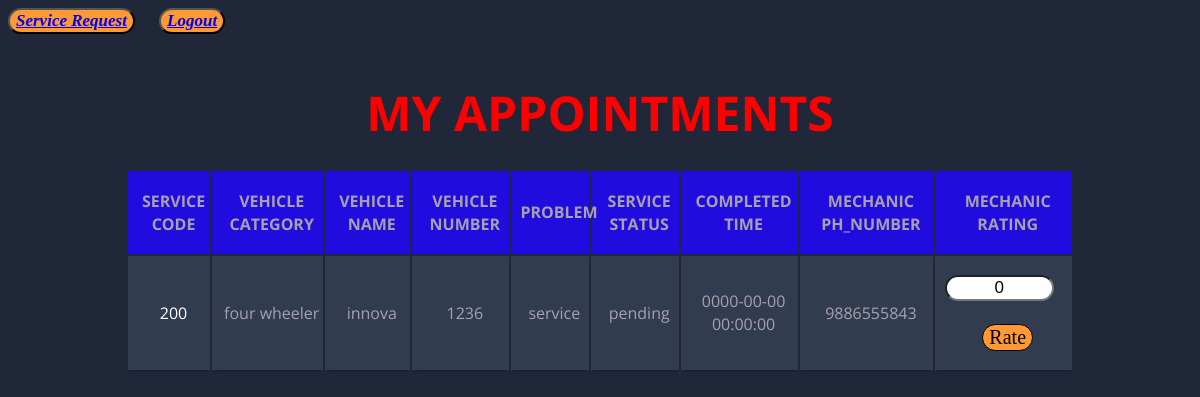
The app's page /cappointment.php (signed in) with its own data.
### tables this page shows
CREATE TABLE IF NOT EXISTS `mechanic_reg` (
  `mid` int(11) NOT NULL AUTO_INCREMENT,
  `mname` varchar(50) NOT NULL,
  `gender` varchar(10) NOT NULL,
  `mphone` varchar(15) NOT NULL,
  `memail` varchar(50) NOT NULL,
  `mpassword` varchar(50) NOT NULL,
  `shopaddress` varchar(50) NOT NULL,
  `maadhar` varchar(20) NOT NULL,
  `mpan` varchar(10) NOT NULL,
  `drivinglicence` varchar(20) NOT NULL,
  PRIMARY KEY (`memail`),
  KEY `mid` (`mid`)
);

CREATE TABLE IF NOT EXISTS `servicerequest` (
  `sid` int(11) NOT NULL AUTO_INCREMENT,
  `cid` int(11) NOT NULL,
  `vcategory` varchar(20) NOT NULL,
  `vname` varchar(15) NOT NULL,
  `vnumber` varchar(10) NOT NULL,
  `problem` varchar(100) NOT NULL,
  `mid` int(11) NOT NULL,
  `status` varchar(10) NOT NULL,
  `rdate` date NOT NULL,
  `rtime` time NOT NULL,
  `rcompletedate` varchar(20) NOT NULL,
  `servicecode` varchar(10) NOT NULL,
  `srating` int(2) NOT NULL,
  KEY `sid` (`sid`),
  KEY `cid` (`cid`)
);

### cappointment.php (the view, shortened to what this page needs)
<?php
if (isset($_SESSION['cemail'])) {
    ?>
<!DOCTYPE html>
<html>
<head>
	<link rel="stylesheet" href="css/table_style.css">
</head>
<body background="images/car2.jpg">
<button><a href="servicerequest.php"><b><i>Service Request</i></b></a></button>
<button><a href="logout.php"><b><i>Logout</b></i></a></button>
<br><br>
<h1 align='center' style="color:red"><b>MY APPOINTMENTS</b></h1>
<table class="container" align="center">
<?php
include "connection.php";
$cid = mysqli_fetch_array(mysqli_query($conn, "select cid from customer_reg where cemail='" . $_SESSION["cemail"] . "'"));
$sql = "SELECT * FROM mechanic_reg m JOIN servicerequest s ON m.mid = s.mid WHERE s.cid='$cid[0]'";
$res = mysqli_query($conn, $sql);
?>
                                    <thead>
                                        <tr align="center">
                                           <th>SERVICE CODE</th>
                                            <th>VEHICLE CATEGORY</th>
                                            <th>VEHICLE NAME</th>
                                            <th>VEHICLE NUMBER</th>
                                            <th>PROBLEM</th>
                                            <th>SERVICE STATUS</th>
                                            <th>COMPLETED TIME</th>
                                            <th>MECHANIC PH_NUMBER</th>
                                            <th>MECHANIC RATING</th>
                                        </tr>
                                    </thead>
<?php
while ($r = mysqli_fetch_array($res)) {
    ?>
                                    <tbody>
                                        <tr align="center">
                                            <td>
                                                <span><?php echo $r[21]; ?></span>
                                            </td>
                                            <td><?php echo $r[12]; ?></td>
                                            <td><?php echo $r[13]; ?></td>
                                            <td>
                                            	<?php
                                            echo $r[14];
                                            ?>
                                            </td>
                                            <td>
                                            	<?php
                                            echo $r[15];
                                            ?>
                                            </td>
                                            <td>
                                                <?php
                                                echo $r[17];
                                                ?>
                                            </td>
                                            <td>
                                                <?php
                                                echo $r[20];
                                                ?>
                                            </td>
                                            <td>
                                                <?php
                                                echo $r[3];
                                                ?>
                                            </td>
                                            <td>
                                            <form method="post" action="rating.php">
                                            <input type="text" value="<?php echo $r[22] ?>" name="rate" size="8" style="font-size:17px; margin-right:17px; text-align:center; border-radius:20px; "required />
                                            <div class="wthree-text">
						                    <div class="wthreesubmitaits" align="center">
                                                <br>
                                            <input type="submit" value="Rate" style="border:1px solid black; background-color:#ff9933; border-radius:20px; font-size: 20px; font-family:Comic Sans MS"/>
                                            </div>
                                            </div>
                                            </form>
                                            </td>
                                        </tr>
                                        <?php
                                    }
                                    ?>
                                    </tbody>
                                </table>
</body>
</html>
<?php
}
?>

### CSS/table_style.css (style rules this page uses)
body { font-family: 'Open Sans', sans-serif; font-weight: 300; line-height: 1.42em; color:#A7A1AE; background-color:#1F2739; }
h1 { font-size:3em; font-weight: 300; line-height:1em; text-align: center; color: rgb(255, 255, 255); }
.container td { font-weight: normal; font-size: 1em; -webkit-box-shadow: 0 2px 2px -2px #0E1119; -moz-box-shadow: 0 2px 2px -2px #0E1119; box-shadow: 0 2px 2px -2px #0E1119; }
.container { text-align: left; overflow: hidden; width: 80%; margin: 0 auto; display: table; padding: 0 0 8em 0; }
.container td, .container th { padding-bottom: 2%; padding-top: 2%; padding-left:1%; }
.container tr:nth-child(odd) { background-color: #323C50; }
.container th { background-color: rgb(33, 12, 223); }
.container td:first-child { color: rgb(255, 255, 255); }

### cappointment.php (style rules this page uses)
button { background-color:#ff9933; color: white; border-radius:30px; text-align:center; font-size:17px; margin-right:20px; font-family:Comic Sans MS; }

### records on screen
mechanic_reg: servicerequest.servicecode "200", servicerequest.vcategory "four wheeler", servicerequest.vname "innova", servicerequest.vnumber "1236", servicerequest.problem "service", servicerequest.status "pending", servicerequest.rcompletedate "0000-00-00 00:00:00", mphone "9886555843", rate "0"
